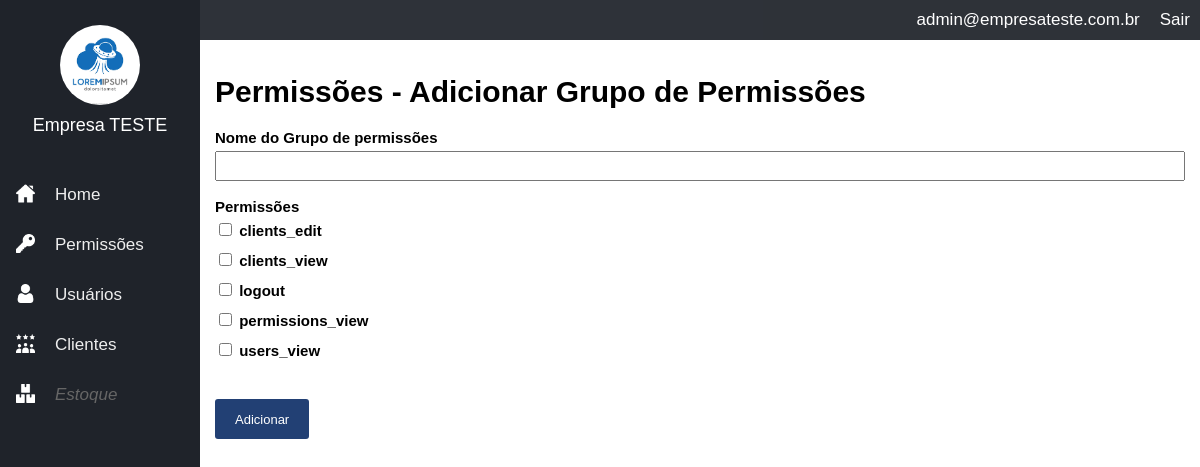
/permissions/add_group (signed in), run on an earlier commit of the app's database.
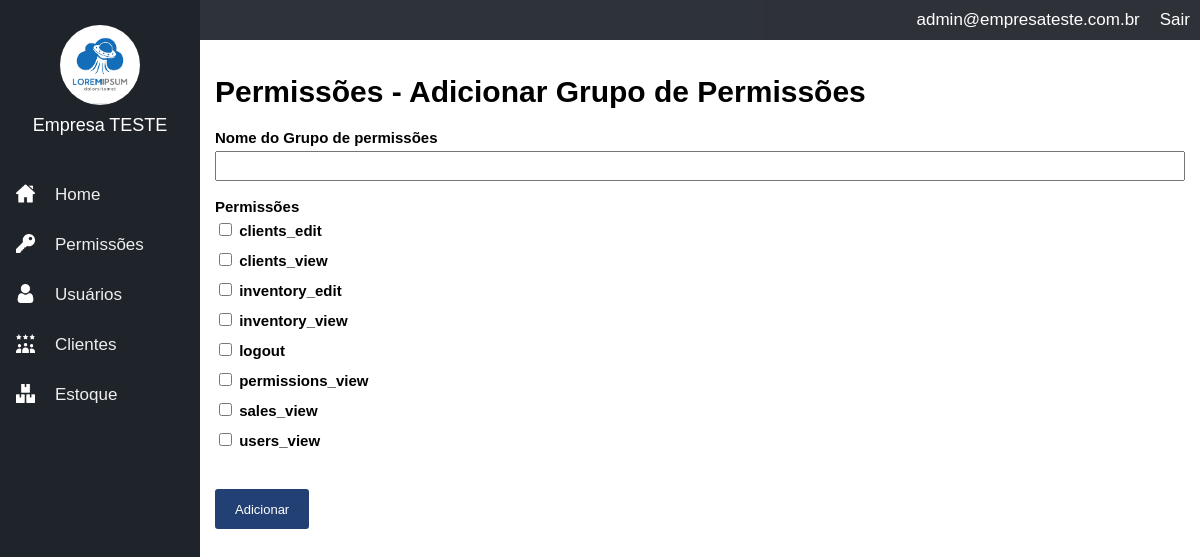
And on a later commit of the database.
### tables this page shows
CREATE TABLE IF NOT EXISTS `permission_params` (
  `id` int(11) NOT NULL AUTO_INCREMENT,
  `id_company` int(11) NOT NULL,
  `name` varchar(50) NOT NULL,
  PRIMARY KEY (`id`)
);

### core/controller.php (called while the page is built, shortened)
<?php
class controller {
    public function loadTemplate($viewName, $viewData = array()){
        include 'views/template.php';
    }
    public function loadViewInTemplate($viewName, $viewData = array()){
        extract($viewData);
        include 'views/'.$viewName.'.php';
    }
}

### core/core.php (called while the page is built, shortened)
<?php
class Core {
    public function run(){
        $url= explode("index.php",$_SERVER['PHP_SELF']);
        $url= end($url);
        $params=array();
        if(!empty($url)){
            $url=explode('/',$url);
            array_shift($url);
            array_shift($url);
            if(isset($url[0])){
                $currentAction=$url[0];
            }else{
                $currentAction='index';
            }
        }else{
            $currentController='homeController';
            $currentAction='index';
        }
        require_once 'core/controller.php';
        $c= new $currentController();
        call_user_func_array(array($c,$currentAction),$params);
    }
   }

### index.php (called while the page is built, shortened)
<?php
require'config.php';
$core= new Core();
$core->run();
?>

### core/model.php (called while the page is built, shortened)
<?php
class model {
    public function __construct(){
        global $config;
        $this->db=new PDO("mysql:dbname=".$config['dbname'].';host='.$config['host'],$config['dbuser'],$config['dbpass']);
    }
}

### config.php (called while the page is built, shortened)
<?php
$config= array();
if (ENVIRONMENT=="development"){
    $config['dbname']='contaazul';
    $config['host']='localhost';
    $config['dbuser']='root';
    $config['dbpass']='';
} else{
}

### models/Permissions.php (called while the page is built, shortened)
<?php
class Permissions extends model {
    public function getList($id_company) {
        $data = array();
        $sql = $this->db->prepare("SELECT * FROM permission_params WHERE id_company =:id_company ORDER BY name");
        $sql->bindValue(":id_company", $id_company);
        $sql->execute();
        if($sql->rowCount() > 0) {
            $data = $sql->fetchAll();
        }
        return $data;
    }
}

### models/Users.php (called while the page is built, shortened)
<?php
class Users extends model {
    private $userInfo;
    public function setLoggedUser() {
        if(isset($_SESSION['ccUser']) && !empty($_SESSION['ccUser'])) {
            $id = $_SESSION['ccUser'];
            $sql = $this->db->prepare("SELECT * FROM users WHERE id = :id");
            $sql->bindValue(':id', $id);
            $sql->execute();
            if($sql->rowCount() > 0) {
                $this->userInfo = $sql->fetch();
            }
        }
    }
    public function getCompany() {
        if(isset($this->userInfo['id_company'])) {
            return $this->userInfo['id_company'];
        } else {
            return 0;
        }
    }
}

### views/permissions_addgroup.php (the view)
<h1>Permissões - Adicionar Grupo de Permissões</h1>
<form method="POST">
    <label for="name">Nome do Grupo de permissões</label><br/>
    <input type="text" name="name" /><br/><br/>
    <label>Permissões</label>
    <?php foreach($permissions_list as $p): ?>
    <div class="p_item">
        <input type="checkbox" name="permissions[]" value="<?php echo $p['id']; ?>" id="p_<?php echo $p['id']; ?>" />
        <label for="p_<?php echo $p['id']; ?>"><?php echo $p['name']; ?></label><br/>
    </div>
    <?php endforeach; ?>
    <br/><br/>
    <input type="submit" value="Adicionar" />
</form>

### views/template.php (shortened to what this page needs)
<html>
    <head>
        <link href="<?php echo BASE_URL; ?>/assets/css/template.css" rel="stylesheet"/>
    </head>
    <body>
        <div class="leftmenu">
            <div class="logo_company">
                <img src="<?php echo BASE_URL; ?>/assets/images/logo.png">
            </div>
            <div class="company_name">
                <?php echo $viewData['company_name']; ?>
            </div>
            <div class="menuarea">
                <ul>
                    <li><a href="<?php echo BASE_URL; ?>">Home</a></li>
                    <li><a href="<?php echo BASE_URL; ?>/permissions" data-menu="<?php echo $viewData['menu']['permissions_view']; ?>">Permissões</a></li>
                    <li ><a href="<?php echo BASE_URL; ?>/users" data-menu="<?php echo $viewData['menu']['users_view']; ?>">Usuários</a></li>
                    <li ><a href="<?php echo BASE_URL; ?>/clients" data-menu="<?php echo $viewData['menu']['clients_view']; ?>">Clientes</a></li>
                    <li ><a href="<?php echo BASE_URL; ?>/inventory" data-menu="<?php echo $viewData['menu']['inventory_view']; ?>">Estoque</a></li>
                </ul>
            </div>
        </div>
        <div class="container">
            <div class="top">
                <div class="top_right"><a href="<?php echo BASE_URL.'/login/logout'; ?>">Sair</a></div>
                <div class="top_right"><?php echo $viewData['user_email']; ?></div>
            </div>
            <div class="area">
                <?php $this->loadViewInTemplate($viewName, $viewData); ?>
            </div>
        </div>
    </body>
</html>

What changed in the data, as far as the page shows it:
added permission_params: name "inventory_edit"
added permission_params: name "inventory_view"
added permission_params: name "sales_view"
